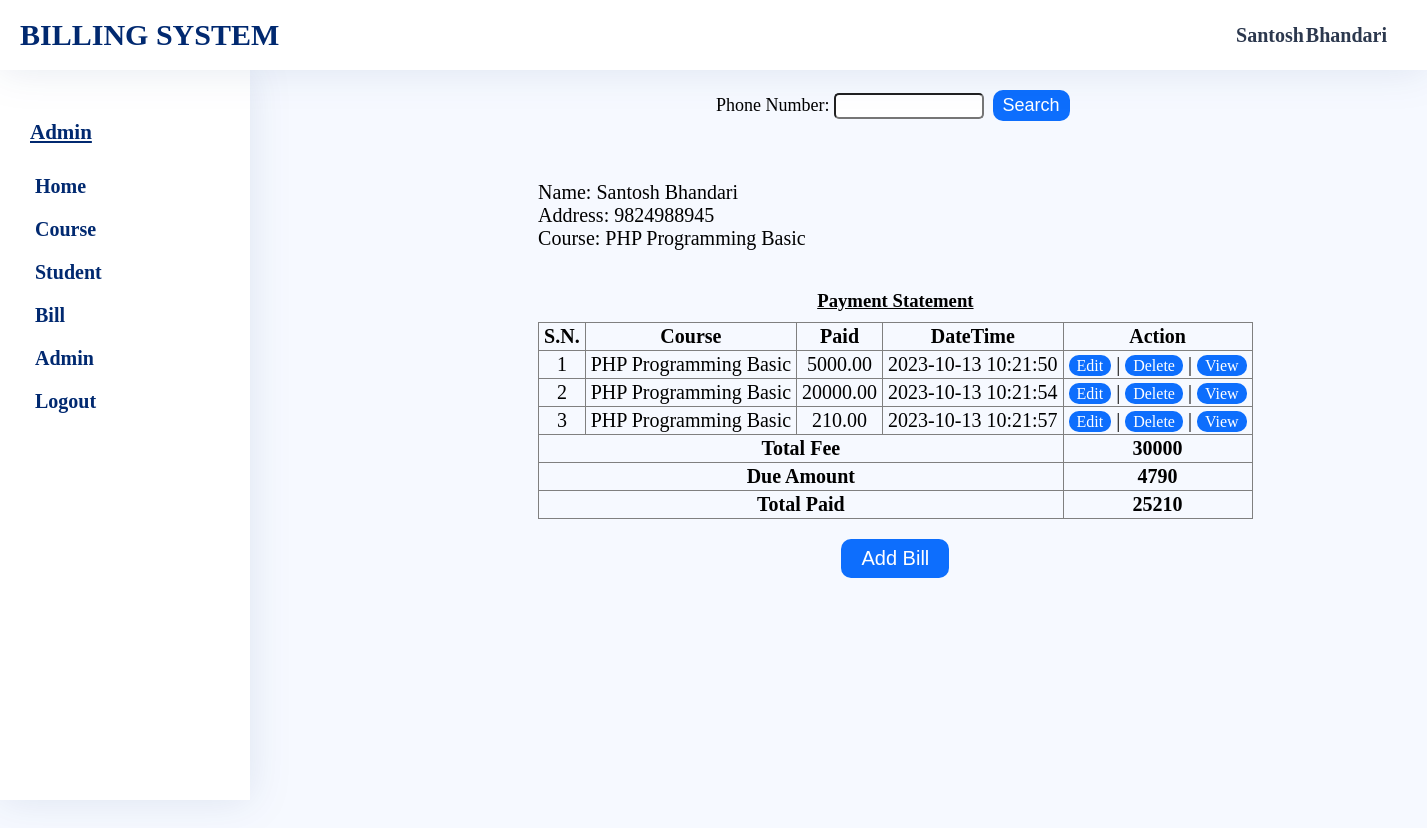
/admin/student-bill.php?phone=9824988945 (signed in), run on an earlier commit of the app's database.
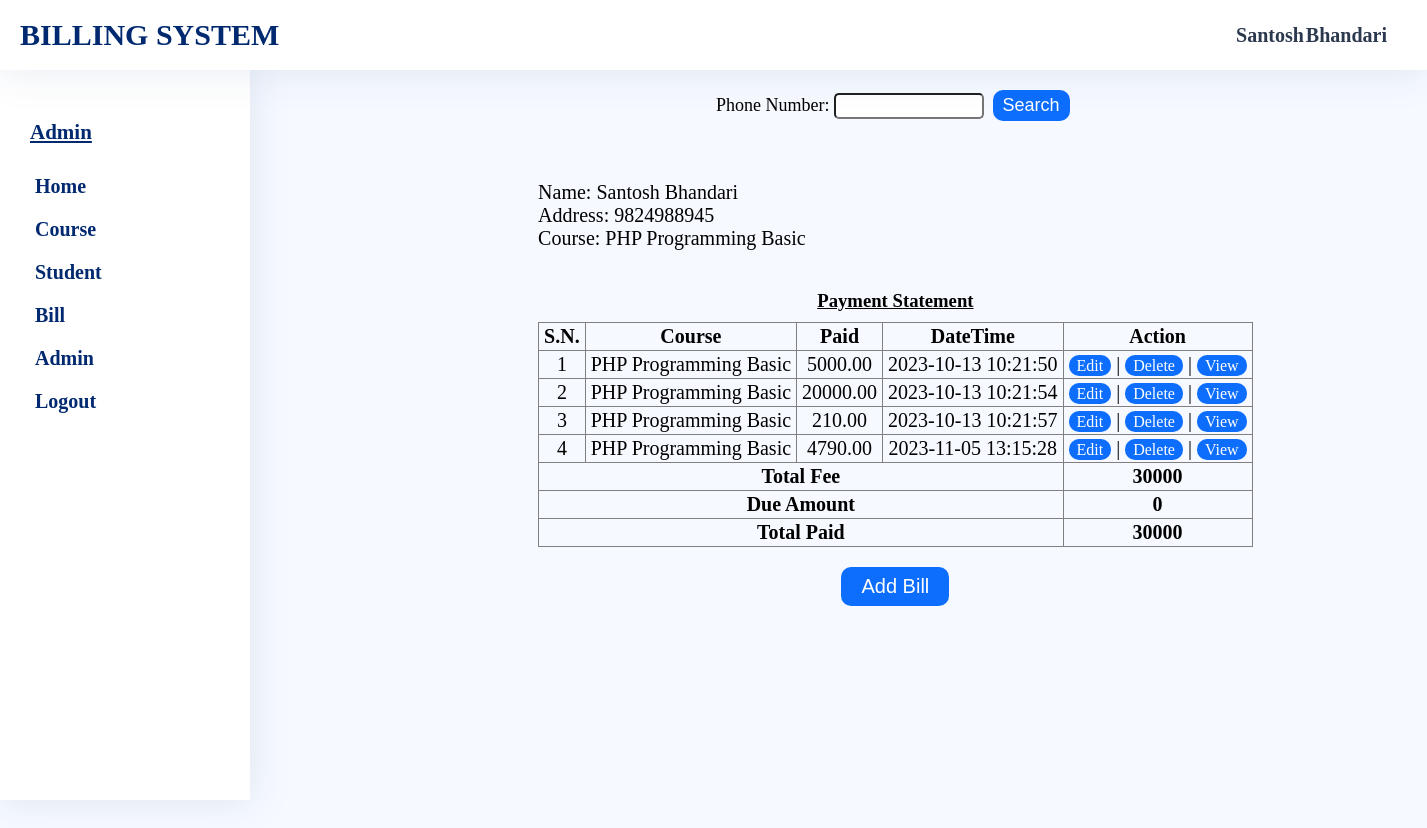
And on a later commit of the database.
### tables this page shows
CREATE TABLE `StudentInfo` (
  `phone` varchar(15) NOT NULL,
  `name` varchar(50) NOT NULL,
  `address` varchar(50) NOT NULL,
  `email` varchar(100) DEFAULT NULL,
  `gender` varchar(10) NOT NULL,
  `parentname` varchar(50) NOT NULL,
  `cid` varchar(15) NOT NULL
);

CREATE TABLE `CourseInfo` (
  `cid` varchar(15) NOT NULL,
  `cname` varchar(200) NOT NULL,
  `price` decimal(10,2) NOT NULL
);

CREATE TABLE `BillInfo` (
  `phone` varchar(15) NOT NULL,
  `cid` varchar(15) NOT NULL,
  `amount` decimal(10,2) NOT NULL,
  `tdate` datetime NOT NULL
);

### admin/student-bill.php (the view, shortened to what the changed rows need)
<?php
    include "head.php";
?>
    <link rel="stylesheet" href="../assets/css/admin/common-style.css">
    <link rel="stylesheet" href="../assets/css/admin/student-bill.css">
<?php
    include_once "sidebar.php";
?>
        <section class="main-container">
               <?php
                   if($_SERVER['REQUEST_METHOD']=='POST' || $_SERVER['REQUEST_METHOD']=='GET'){
                        $phone=null;
                        if($_SERVER["REQUEST_METHOD"]=="GET"){
                            if(isset($_GET["phone"])){
                                $phone=$_GET["phone"];
                            }
                        }
                        $read="SELECT * FROM StudentInfo,CourseInfo WHERE StudentInfo.cid=CourseInfo.cid AND  phone='$phone'";
                            if($result=$con->query($read)){
                                if($result->num_rows>0){
                                    while($row=$result->fetch_assoc()){
                                        $courseprice=(int)$row['price'];
                                        echo ' <div class="userinfo-container">
                                        <div class="userinfo-wrapper">
                                            <div class="userinfo">
                                            <p> Name: '.$row['name'].'</p>
                                            <p> Address: '.$row['phone'].'</p>
                                            <p> Course: '.$row['cname'].'</p>
                                            </div>
                                            <div class="billinfo">
                                            <h3>Payment Statement</h3>
                                            <table border="1">
                                                <tr>
                                                    <th>S.N.</th>
                                                    <th>Course</th>
                                                    <th>Paid</th>
                                                    <th>DateTime</th>
                                                    <th>Action</th>
                                                </tr>';
                                    }
                                    $readbill="SELECT * FROM BillInfo,CourseInfo WHERE BillInfo.cid=CourseInfo.cid AND  phone='$phone'";
                                    $totalpaid=0;
                                    if($result=$con->query($readbill)){
                                        if($result->num_rows>0){
                                            $num=0;
                                            while($row=$result->fetch_assoc()){
                                                $num++;
                                                $totalpaid+=(int)$row['amount'];
                                                $courseprice=(int)$row['price'];
                                                $date=$row['tdate'];
                                                echo "<tr><td>$num</td>
                                                <td>{$row['cname']}</td>
                                                <td>{$row['amount']}</td>
                                                <td>{$row['tdate']}</td>
                                                <td><a href='edit-bill.php?phone={$phone}&date={$date}'>Edit</a> | <a href='delete-bill.php?phone={$phone}&date={$date}'>Delete</a> | <a href='view-bill.php?phone={$phone}&date={$date}'>View</a></td>";
                                            }
                                        }
                                    }
                                        $dueamount=$courseprice-$totalpaid;
                                        echo "
                                        <tr>
                                        <td colspan='4'><strong>Total Fee</strong></td>
                                        <td><strong>{$courseprice}</strong></td>
                                        </tr>
                                        <tr>
                                        <td colspan='4'><strong>Due Amount</strong></td>
                                        <td><strong>{$dueamount}</strong></td>
                                        </tr>
                                        <tr>
                                        <td colspan='4'><strong>Total Paid</strong></td>
                                        <td><strong>{$totalpaid}</strong></td>
                                        </tr>
                                        ";
                                    echo "</table></div></div>";
                                    echo '<div class="btn">
                                    <button><a href="studentbillform.php?phone='.$phone.'">Add Bill</a></button>
                                    </div>';
                                }
                            }
                        }
                            ?>
        </section>
    </main>
</body>
</html>

What changed in the data, as far as the page shows it:
added billinfo: cid.cname "PHP Programming Basic", amount "4790.00", tdate "2023-11-05 13:15:28"
computed for courseinfo: price "4790" → "0"
Also different on the page:
$totalpaid: "25210" → "30000"
